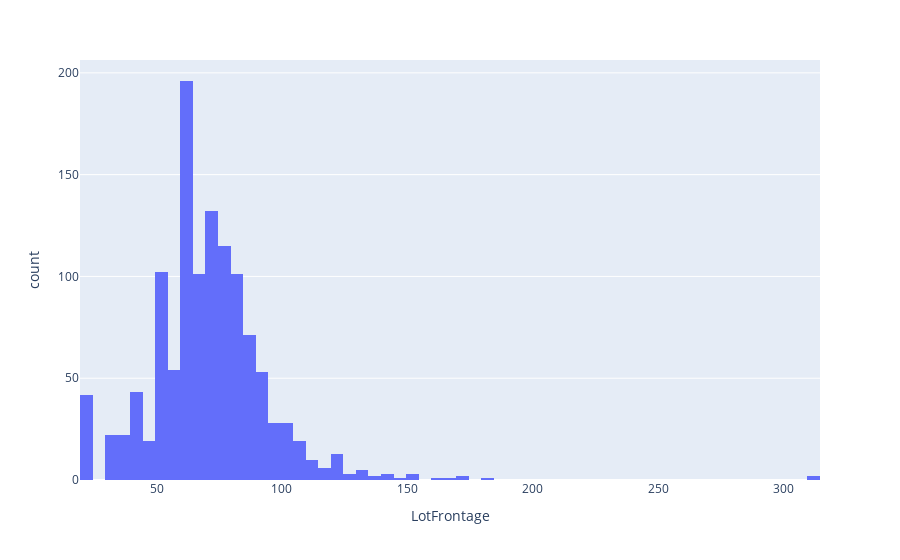
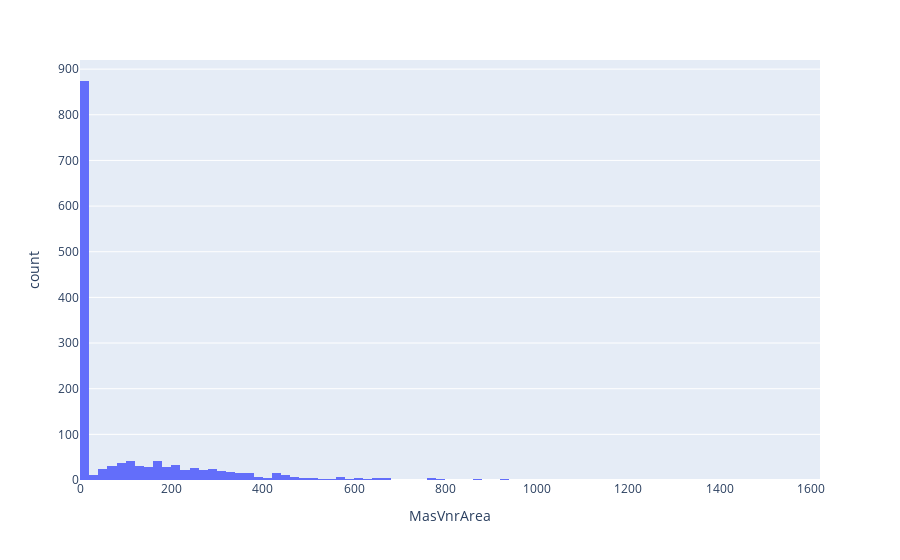
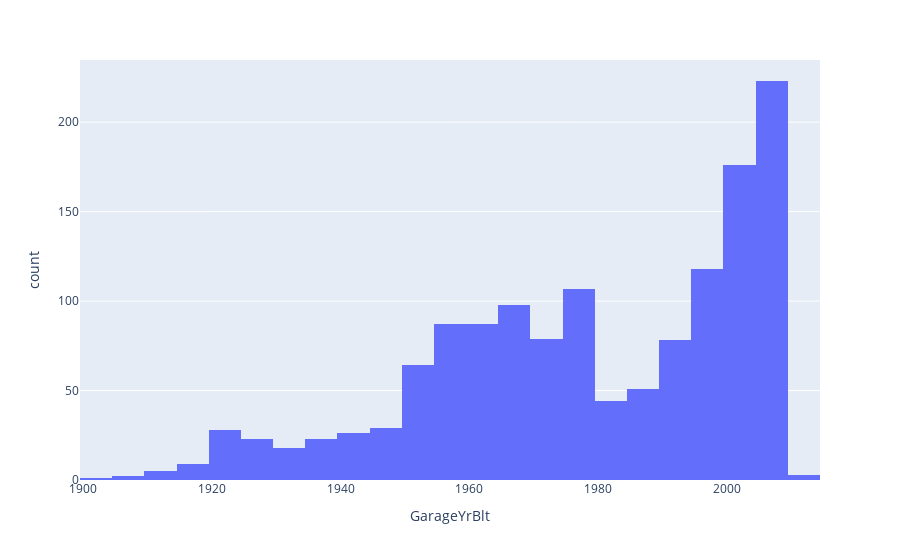

Source (notebook cell) for these figures, in order:
### Code cell
# A graph in nans columns
for i in range(len(nanColumns)):
    fig = px.histogram(dataSet, x = nanColumns[i])
    fig.show()

### Figure 1 — Plotly figure (JSON) as saved in the notebook; plotly's stock layout.template omitted (floating-point values rounded to 4 significant figures; data arrays with more than 128 entries replaced by an {"elided": "..."} marker saying what was removed)
{"data": [{"alignmentgroup": "True", "bingroup": "x", "hovertemplate": "LotFrontage=%{x}<br>count=%{y}<extra></extra>", "legendgroup": "", "marker": {"color": "#636efa", "pattern": {"shape": ""}}, "name": "", "offsetgroup": "", "orientation": "v", "showlegend": false, "type": "histogram", "x": {"elided": "1460 int values"}, "xaxis": "x", "yaxis": "y"}], "layout": {"barmode": "relative", "legend": {"tracegroupgap": 0}, "margin": {"t": 60}, "xaxis": {"anchor": "y", "domain": [0, 1], "title": {"text": "LotFrontage"}}, "yaxis": {"anchor": "x", "domain": [0, 1], "title": {"text": "count"}}}}

### Figure 2 — Plotly figure (JSON) as saved in the notebook; plotly's stock layout.template omitted (floating-point values rounded to 4 significant figures; data arrays with more than 128 entries replaced by an {"elided": "..."} marker saying what was removed)
{"data": [{"alignmentgroup": "True", "bingroup": "x", "hovertemplate": "MasVnrArea=%{x}<br>count=%{y}<extra></extra>", "legendgroup": "", "marker": {"color": "#636efa", "pattern": {"shape": ""}}, "name": "", "offsetgroup": "", "orientation": "v", "showlegend": false, "type": "histogram", "x": {"elided": "1460 int values"}, "xaxis": "x", "yaxis": "y"}], "layout": {"barmode": "relative", "legend": {"tracegroupgap": 0}, "margin": {"t": 60}, "xaxis": {"anchor": "y", "domain": [0, 1], "title": {"text": "MasVnrArea"}}, "yaxis": {"anchor": "x", "domain": [0, 1], "title": {"text": "count"}}}}

### Figure 3 — Plotly figure (JSON) as saved in the notebook; plotly's stock layout.template omitted (floating-point values rounded to 4 significant figures; data arrays with more than 128 entries replaced by an {"elided": "..."} marker saying what was removed)
{"data": [{"alignmentgroup": "True", "bingroup": "x", "hovertemplate": "GarageYrBlt=%{x}<br>count=%{y}<extra></extra>", "legendgroup": "", "marker": {"color": "#636efa", "pattern": {"shape": ""}}, "name": "", "offsetgroup": "", "orientation": "v", "showlegend": false, "type": "histogram", "x": {"elided": "1460 int values"}, "xaxis": "x", "yaxis": "y"}], "layout": {"barmode": "relative", "legend": {"tracegroupgap": 0}, "margin": {"t": 60}, "xaxis": {"anchor": "y", "domain": [0, 1], "title": {"text": "GarageYrBlt"}}, "yaxis": {"anchor": "x", "domain": [0, 1], "title": {"text": "count"}}}}
